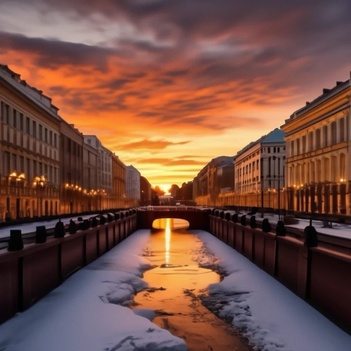
#> input picture 7/st_petersburg.jpg, 351 x 351 px, shrunk from 1024 x 1024 before the run, found by its file name
$ python 7.py
#> lines starting #> are read from the running program, lines starting #| are printed output that depends on the picture
### 7/functions.py
import cv2
import numpy as np
import matplotlib.pyplot as plt
from skimage import restoration, color
from skimage.util import random_noise

# Функция вычисления спектра изображения
def calcspec(img, for_graph: bool = False):
    if len(img.shape) == 3:
        img = cv2.cvtColor(img, cv2.COLOR_BGR2GRAY)
    img = img.astype(float)
    S = np.fft.fftshift(np.fft.fft2(img))
    A = np.abs(S)
    A_max = np.max(A)
    eps = A_max * 10**(-6)
    A_dB = 20 * np.log10(A + eps)
    if for_graph:
        return A_dB
    return S, eps

# Функция построения изображения + спектра
def image_spectre(img, spectre_calc) -> None:
    plt.figure(figsize=(14, 7))
    plt.figtext(0.5, 0.95, 'Картинка и её спектр', ha='center', va='center', fontsize=14)

    plt.subplot(121)
    plt.title('Изображение')
    plt.imshow(cv2.cvtColor(img, cv2.COLOR_BGR2RGB))
    plt.axis('off')

    plt.subplot(122)
    if isinstance(spectre_calc, bool):
        plt.imshow(calcspec(img, True), cmap='jet')
    else:
        A = np.abs(spectre_calc)
        A_max = np.max(A)
        eps = A_max * 10 ** (-6)
        plt.imshow(20*np.log10(np.abs(spectre_calc) + eps), cmap='jet')
    plt.title('Спектр изображения')
    plt.colorbar()

# Функция сравнения 2 картинок
def compare2imgs(img1, img2, title1: str, title2: str, main_title: str) -> None:
    plt.figure(figsize=(14, 7))
    plt.figtext(0.5, 0.95, main_title, ha='center', va='center', fontsize=14)

    plt.subplot(121)
    plt.title(title1)
    plt.imshow(cv2.cvtColor(img1, cv2.COLOR_BGR2RGB))
    plt.axis('off')

    plt.subplot(122)
    plt.title(title2)
    plt.imshow(cv2.cvtColor(img2, cv2.COLOR_BGR2RGB))
    plt.axis('off')

# Повышение фокусировки фильтром Лапласа
def laplas_filter(img, c: float):
    kernel = np.array([
        [-c, -c, -c],
        [-c, 1 + 8 * c, -c],
        [-c, -c, -c]
    ])
    filtered_image = cv2.filter2D(img, -1, kernel)
    return filtered_image

# Функция создания маски для сферической расфокусировки
def fspecial_disk_selfmade(p2):
    rad = p2
    crad = int(np.ceil(rad - 0.5))

    x_min, x_max = -crad, crad
    y_min, y_max = -crad, crad

    x, y = np.meshgrid(np.arange(x_min, x_max + 1), np.arange(y_min, y_max + 1))

    maxxy = np.maximum(np.abs(x), np.abs(y))
    minxy = np.minimum(np.abs(x), np.abs(y))

    m1 = np.where(rad**2 < (maxxy + 0.5)**2 + (minxy - 0.5)**2, (minxy - 0.5), np.sqrt(np.abs(rad**2 - (maxxy + 0.5)**2)))
    m2 = np.where(rad**2 > (maxxy - 0.5)**2 + (minxy + 0.5)**2, (minxy + 0.5), np.sqrt(np.abs(rad**2 - (maxxy - 0.5)**2)))

    term1 = rad**2 * (0.5 * (np.arcsin(m2/rad) - np.arcsin(m1/rad)) + 0.25 * (np.sin(2*np.arcsin(m2/rad)) - np.sin(2*np.arcsin(m1/rad))))
    term2 = (maxxy-0.5) * (m2-m1)
    term3 = (m1-minxy+0.5)
    mask = (((rad**2 < (maxxy+0.5)**2 + (minxy+0.5)**2) & (rad**2 > (maxxy-0.5)**2 + (minxy-0.5)**2)) | ((minxy==0) & (maxxy-0.5 < rad) & (maxxy+0.5>=rad)))

    sgrid = (term1 - term2 + term3) * mask
    sgrid += ((maxxy+0.5)**2 + (minxy+0.5)**2 < rad**2)
    sgrid[crad+1, crad+1] = min(np.pi*rad**2, np.pi/2)

    if crad > 0 and rad > crad-0.5 and rad**2 < (crad-0.5)**2+0.25:
        m1 = np.sqrt(rad**2 - (crad - 0.5)**2)
        m1n = m1/rad
        sg0 = 2 * (rad**2 * (0.5*np.arcsin(m1n) + 0.25*np.sin(2*np.arcsin(m1n))) - m1 * (crad-0.5))
        sgrid[2*crad+1, crad+1] = sg0
        sgrid[crad+1, 2*crad+1] = sg0
        sgrid[crad+1, 1] = sg0
        sgrid[1, crad+1] = sg0
        sgrid[2*crad, crad+1] -= sg0
        sgrid[crad+1, 2*crad] -= sg0
        sgrid[crad+1, 2] -= sg0
        sgrid[2, crad+1] -= sg0

    sgrid[crad+1, crad+1] = min(sgrid[crad+1, crad+1], 1)
    h = sgrid / np.sum(sgrid)
    return h

# Функция размыливания картинки
def bluring_image(img, radius: int):
    PSF = fspecial_disk_selfmade(radius)
    distorted_image = cv2.filter2D(img, -1, PSF)
    return distorted_image, PSF

# Функция восстановления методом Винера
def wiener(img, psf, noise_level):
    img = color.rgb2gray(img)
    J = restoration.wiener(img, psf, noise_level)
    J = color.gray2rgb(J)
    max_J = np.max(J)
    output = np.uint8((J / max_J) * 255)
    return output

# Функция добавления гауссовского шума
def gaussian_noise(img, mean=0, var=0.01):
    noisy_image = random_noise(img, mode="gaussian", mean=mean, var=var)
    max_J = np.max(noisy_image)
    output = np.uint8((noisy_image / max_J) * 255)
    return output

### 7/7.py
import cv2
import matplotlib.pyplot as plt
import functions as f

#------------------ Основная функция -------------------
city = cv2.imread('7/st_petersburg.jpg', cv2.IMREAD_COLOR)
#> city is the input picture: shape (351, 351, 3); mean B, G, R 68.1, 79.5, 118.2
f.image_spectre(city, True)
#> in calcspec, `A_max = np.max(A)`: A_max = 11058719
#> in calcspec, `eps = A_max * 10**(-6)`: eps = 11.06

# Применение фильтра Лапласа
c = 0.5
remove_blured_city = f.laplas_filter(city, c)
f.image_spectre(remove_blured_city, True)
#> call 2 of calcspec, with for_graph = True
#> in calcspec (call 2), `img = cv2.cvtColor(img, cv2.COLOR_BGR2GRAY)`:
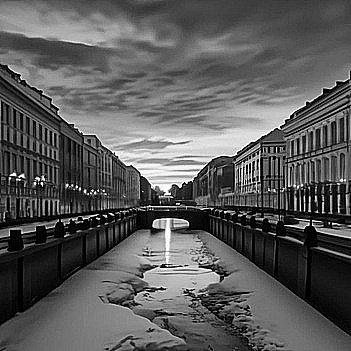
#> img: shape (351, 351); min 0, max 255, mean 91.1
#> in calcspec (call 2), `A_max = np.max(A)`: A_max = 11223836
#> in calcspec (call 2), `eps = A_max * 10**(-6)`: eps = 11.22
f.compare2imgs(city, remove_blured_city, 'Исходная картинка',
             f'Фильтр Лапласа ({c = })', 'Сравнение результата повышения четкости')

# Размыливание картинки
intense = 5
blured_city, PSF = f.bluring_image(city, intense)
f.image_spectre(blured_city, True)
#> call 3 of calcspec, with for_graph = True
#> in calcspec (call 3), `img = cv2.cvtColor(img, cv2.COLOR_BGR2GRAY)`:
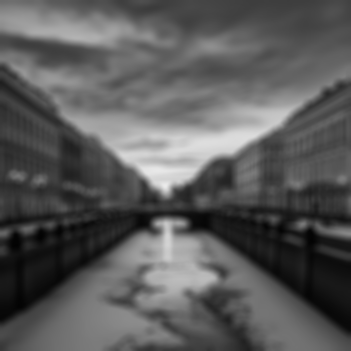
#> img: shape (351, 351); min 2, max 235, mean 89.8
#> in calcspec (call 3), `A_max = np.max(A)`: A_max = 11059478
#> in calcspec (call 3), `eps = A_max * 10**(-6)`: eps = 11.06
f.compare2imgs(city, blured_city, 'Исходная картинка',
             f'Размыливание картинки ({intense = })', 'Сравнение результата понижения четкости')

# Восстановления картинки Тихоновым - не удалось

# Восстановление картинки Винером - ч/б
noise_level = 0.01
unblured_city = f.wiener(blured_city, PSF, noise_level)
#> in wiener, `J = restoration.wiener(img, psf, noise_level)`:
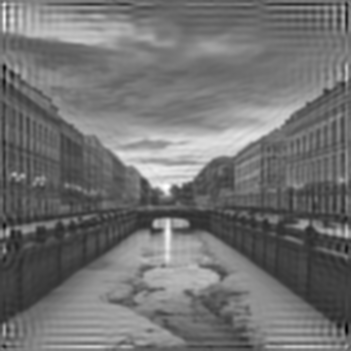
#> J: shape (351, 351) float64; min -0.244, max 1, mean 0.313; drawn with min black and max white
#> in wiener, `max_J = np.max(J)`: max_J = 1
#> in wiener, `output = np.uint8((J / max_J) * 255)`:
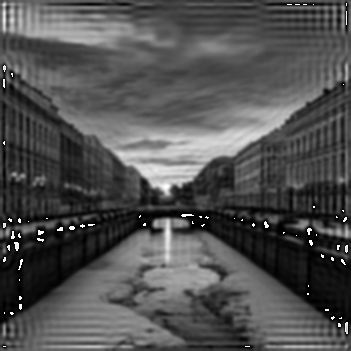
#> output: shape (351, 351, 3); min 0, max 255, mean 80.8
f.image_spectre(unblured_city, True)
#> call 4 of calcspec, with for_graph = True
#> in calcspec (call 4), `A_max = np.max(A)`: A_max = 9948900
#> in calcspec (call 4), `eps = A_max * 10**(-6)`: eps = 9.95
#> in calcspec (call 4), `A_dB = 20 * np.log10(A + eps)`:
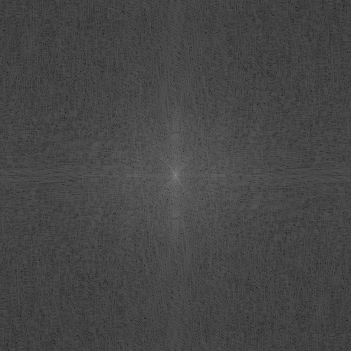
#> A_dB: shape (351, 351) float64; min 29.72, max 140, mean 70.4
f.compare2imgs(blured_city, unblured_city, 'Смазанная картинка',
              f'Восстановленная картинка ', 'Сравнение результата понижения четкости')

# Добавление шума на изображение
mean, var = 0, 0.001
noisy_city = f.gaussian_noise(blured_city, mean, var)
#> in gaussian_noise, `max_J = np.max(noisy_image)`: max_J = 1
f.image_spectre(noisy_city, True)
f.compare2imgs(blured_city, noisy_city, 'Смазанная картинка',
               'Зашумленная картинка', 'Сравнение результата добавления гауссовского шума')

# Восстановление четкости
bread = cv2.imread('7/IMG_0108.jpg', cv2.IMREAD_COLOR)
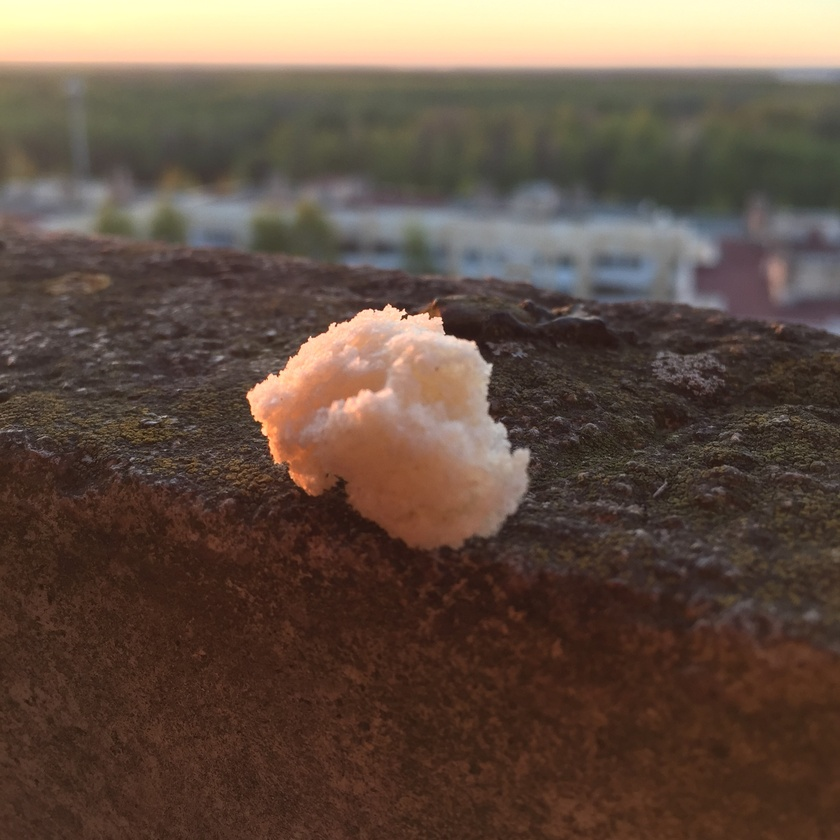
#> input picture 7/IMG_0108.jpg, 840 x 840 px, shrunk from 2448 x 2448 before the run, found by its file name
#> bread is the input picture: shape (840, 840, 3); mean B, G, R 67.7, 79.9, 98.2
c = 3
unblured_bread = f.laplas_filter(bread, c)
f.compare2imgs(bread, unblured_bread, 'Исходная картинка',
              f'Фильтр Лапласа ({c = })', 'Сравнение результата повышения четкости')

plt.show()
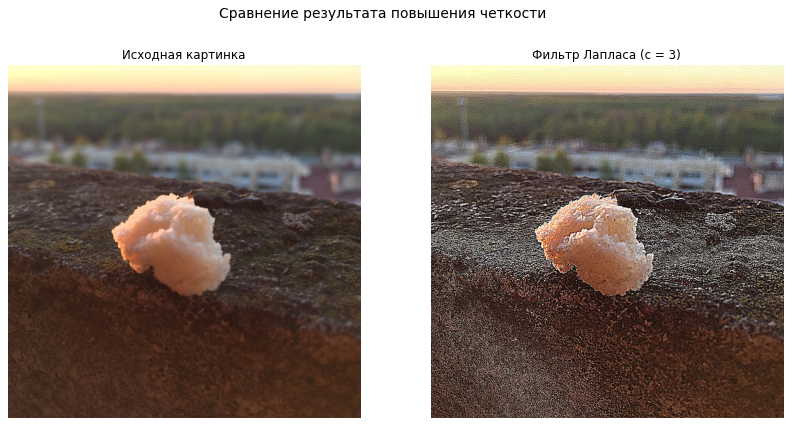
#> figure drawn by matplotlib, 2 panels

'''
Реализовать два метода компенсации смазывания изображений
Исследовать влияние неточности задания модели искажения в алгоритм

TODO:
[+] Выбрать изображение
[+] Исказить изображение "смазыванием", без дополнительного зашумления (листинг 2)
[+] Компенсировать созданные искажения (листинг 3)
    [-] Переписать deconvreg()
    [+-] restoration.wiener()
[+] Исказить смазанное изображение при помощи шума по варианту
[] Повторить процедуру восстановления (+ сравнение результатов)
[] Взять изображение с расфокусировкой, оценить модель искажения, провести восстановление

Вариант искажения:
%% сферическая расфокусировка радиусом в P пикселей
PSF = fspecial('disk',P);
S = imfilter(input_image, PSF,'replicate');

Вариант шума:
% гауссовский шум (с нормированной дисперсией 0.0001)
distorted_image = imnoise(S,'gaussian',0,0.0001);
% т.о. нормированное СКО равно 0.01 отн. ед., значит без нормировки это дает 2.55 ед. яркости

'''
